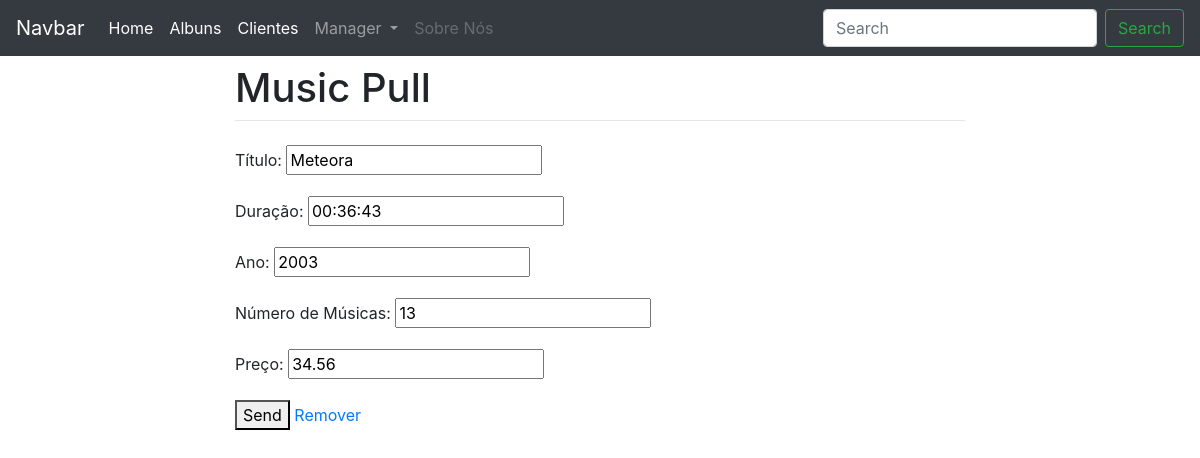
Screenshot of /Ua/1 with the database file from the repository.
### musicas/models.py (models this page shows, shortened)
class Albuns (models.Model):
	titulo = models.CharField(max_length=40,verbose_name='Título')
	duracao = models.DurationField(verbose_name='Duração')
	ano = models.IntegerField(verbose_name='Ano')
	num_musicas = models.IntegerField(verbose_name='Número de Músicas')
	preco = models.DecimalField(max_digits=7,decimal_places=2,verbose_name='Preço')
	class Meta:
		verbose_name_plural='Albuns'

### musicas/views.py (the view)
# urls.py: path('Ua/<int:pk>',ualbum, name="updA"),
def ualbum(request, pk):
	data={}
	album = Albuns.objects.get(pk=pk)
	form = FormAlbum(request.POST or None,instance=album)#Verifica se tem coisa
	if form.is_valid():
		form.save()
		return redirect('/Ra')
	data['form']=form
	data['album']=album
	return render(request,'musicas/formCa.html',{'form':form,'album':album})

### musicas/forms.py
class FormAlbum(ModelForm):
    class Meta:
        model = Albuns
        fields = '__all__'

### templates/musicas/formCa.html (shortened to what this page needs)
{% extends 'musicas/base.html' %}
{% block content %}
<form method="POST">
    <div class="form-group">
        {{form.as_p}}
        <button type="submit" >Send</button>
        {% if album%}
            <a href="{%url 'delA' album.id %}">Remover</a>
        {% endif %}
    </div>
</form>
{% endblock %}

### rows the page displays
Albuns: titulo "Meteora", duracao "00:36:43", ano "2003", num_musicas "13", preco "34.56"
